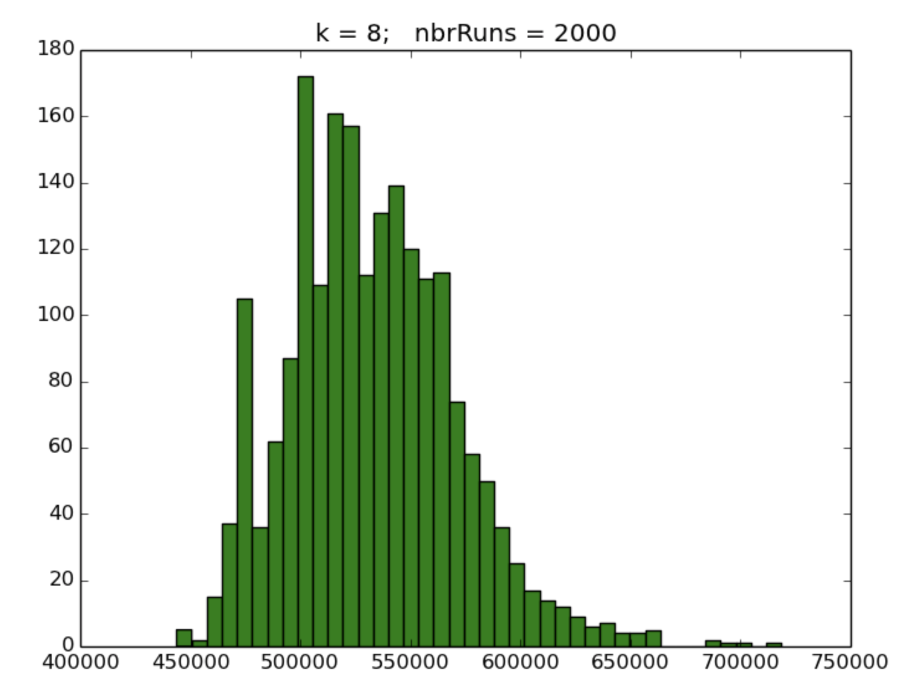
#> input picture CISC 0672/images/hist.att48B.png, 1826 x 1388 px (shown at 1/2 size)
$ jupyter execute --allow-errors Ass3Kmeans2022.ipynb   (shell and % lines are left out)
#> lines starting #> are read from the running program, lines starting #| are printed output that depends on the picture
# Assignment 3: Exploring K-means

Let us suppose we have a set *S* of data points in the plane. We wish to group the points into compact clusters, such that the points in each cluster are close to one another but farther from the points in the other clusters. One common formulation of the clustering problem is as follows: Given set *S* of points and an integer *k*, determine a set of *k* cluster centers in the plane such that the sum of
the squared Euclidean distance of each point from its nearest cluster center is minimized. The resulting set of clusters is called a *partition* of S. These ideas generalize to any dimension but we shall work in the plane.

*K-means* is a common and efficient heuristic for clustering. K-means iteratively computes a set of *k* points (called *centers*) that implicitly represents
a partition. Given any set *Z* of centers, each center *z* in *Z* has a neighborhood defined as the set of data points that are
closer to *z* than to any other center in *Z.* K-means starts with a set *Z* of centers and computes their neighborhoods. In successive iterations, every center is moved to the centroid of its neighborhood and then the neighborhoods are recomputed based on the updated positions of the *k* centers. When neighborhoods are recomputed, data points will shift from one neighborhood to a different neighborhood if they are closer to the latter neighborhood's center. This process of moving centers and recomputing neighborhoods continues iteratively until some convergence criterion is satisfied, typically when two successive iterations produce
no changes to any of the *k* neighborhoods. The collection of neighborhoods that results is taken to be the partition of the data points produced by k-means applied to the initial set of centers. The [wikipedia article](http://en.wikipedia.org/wiki/K-means_clustering) is helpful for learning more.

[cell 1]
import numpy as np
import matplotlib.pyplot as plt
import pandas as pd

import matplotlib.cm as cm
import matplotlib.colors as colors
from IPython.display import Image, display

datadir = 'data/'
imagesdir = 'images/'

def display_images(images, dir=imagesdir):
#> called with dir = 'images/'
    for image in images:
        display(Image(dir + image))

We will run k-means on data files obtained from [TSPLIB](https://www.iwr.uni-heidelberg.de/groups/comopt/software/TSPLIB95/). You can pull files from this site but I'll provide you with some. Here is what the file att48.tsp looks like:

NAME : att48
COMMENT : 48 capitals of the US (Padberg/Rinaldi)
TYPE : TSP
DIMENSION : 48
EDGE_WEIGHT_TYPE : ATT
NODE_COORD_SECTION
1 6734 1453
2 2233 10
3 5530 1424
4 401 841
5 3082 1644
...  *<more lines for further points>*
45 10 2676
46 6807 2993
47 5185 3258
48 3023 1942
EOF

### Exercise 1

The list of points appears after the keyword NODE_COORD_SECTION. Your first task is to write a function that inputs the name of a TSP file and returns a numpy array, of shape (nbrPoints, 2), of its points.

[cell 2]
def loadFromTSP(filename):
    """ Inputs the TSP file named by filename, and returns a (nbrPoints,2)
    numpy array of the data points."""
    pass  # your code goes here
    data = pd.read_csv(filename, sep=" ", skiprows=6, skipfooter=1, header=None, engine="python").iloc[:, 1:]
    return data

data = datadir + 'att48.tsp'

#> (the rest of this cell did not finish here and is left out)

For example:

```python
data = loadFromTSP('data/att48.tsp')
print('Nbr of data points: {}'.format(len(data)))
print('First five data points:\n {}'.format(data[:5]))
```

```
Nbr of data points: 48
First five data points:
 [[ 6734.  1453.]
 [ 2233.    10.]
 [ 5530.  1424.]
 [  401.   841.]
 [ 3082.  1644.]]
 ```

Python's scientific module, SciPy, includes a routine for running k-means. Specifically, it's a method in the clustering and vector quantization module, scipy.cluster.vq.

[cell 3]
import scipy.cluster.vq as vq

K-means is called like this:

```python
centroids, labels = vq.kmeans2(data, k, minit='points')
```

Here *data* is a two-dimensional numpy array with the shape (nbrPoints, 2), and *k* is the number of clusters we seek. The keyword argument *minit* specifies the initialization routine. By giving it the value 'points', we're saying that the initial set of *k* centers should be *k* points of *data*, chosen at random.

The function call returns a tuple ```(centroids, labels)```. Here, ```centroids``` is an array of *k* centroids (centers), one for each of the *k* clusters. ```labels``` is an integer array of length *nbrPoints* which indicates the cluster to which each of the data points belongs: Data points ```i``` belongs to cluster ```labels[i]``` where the labels are integers in the range 0, 1,..., *k*-1.

Here's a simple example of its use.

[cell 4]
aa = np.array([0,0,0,1,1,0,1,1], dtype=np.float32).reshape(4,2)
ab = np.concatenate((aa, aa+10))
ab

[cell 5]
centroids, labels = vq.kmeans2(ab, 2, minit='points')
centroids, labels

The output tuple (centroids,labels) are interpreted together. Here it says that the first four points of the array belong to cluster 0 whose centroid is (0.5, 0.5), and the last four points belong to cluster 1 whose centroid is (10.5, 10.5). This is of course optimal for this simple problem instance but optimality is not guaranteed by k-means in general; k-means is just a heuristic.

Here are the images that result from a run of k-means on att48.tsp, for the values k=3 (i.e., 3 clusters) and k=5.

[cell 6]
display_images(['att48k3.png'])
print()
display_images(['att48k5.png'])

### Exercise 2

Each data point, depicted as a disk, is assigned its own cluster, indicated by color. Also, each cluster's centroid is depicted as a square of the same color. The second part of this assignment is to write a function that takes a data set (i.e., a numpy array of points) and the (centroids,labels) tuple that results from running k-means on this data set, and produces scatterplots like those above above, where each cluster gets a distinct color, and each cluster's centroid is also depicted.

[cell 7]
# [28 lines left out: function scatterplotOfClusters, not called in this run]


#> (the rest of this cell did not finish here and is left out)

centroids = 8
labels = 'points'

scatterplotOfClusters(data, centroids, labels)

For example:

```python
data = loadFromTSP('data/att48.tsp')
centroids, labels = vq.kmeans2(data, 8, minit='points')
scatterplotOfClusters(data, centroids, labels)
```

[cell 8]
display_images(['att48k8.png'])

The larger the value of *k*, the more clusters there are in the partition, and the tighter these clusters are. In effect, with more clusters, the centroids are better representatives of the dataset as a whole. There are a number of ways of capturing the quality of a partition. Here is one way. We define the *average within-cluster sum of squared distances*, to be the average of the sum of squared distances between the cluster's points and its centroid. Let's refer to this as *WCSS(C)* for cluster C. Then, we'll take the partition quality to be the average over the *WCSS(C)* as *C* ranges over the partition's clusters *C*.

We can use the following function to compute the quality of a partition for the dataset *data*, where the partition is represented by the arguments *centroids* and *labels*.

[cell 9]
# [12 lines left out: function avgWithinSS, not called in this run]

When we run *avgWithinSS*, we obtain a partition quality value for *k*=len(centroids). Let's call this value *PQ(k)*. We can use the following function to generate an array of *PQ(k)* values as *k* ranges from 1 through *kmax*, where we choose *kmax* to be some integer no greater than the number of data points.

[cell 10]
def avgWithinSSOverK(data, kmax):
    def f(k):
        return vq.kmeans2(data, k, minit='points')
    return [avgWithinSS(data, *f(k)) for k in range(1, kmax+1)]

Here we plot the partition quality values as *k* ranges from 1 through 24 for att48.tsp. Notice that the quality generally improves as *k* increases, but not always. Note k-means is run once for each value of *k*. Remember, for each value of *k*, k-means runs from a random set of *k* points. Sometimes it will converge to an excellent solution, and other times not so great a solution. On average, partition quality improves with greater *k*, but for particular runs of k-means this may not always be so.
<br/>

[cell 11]
display_images(['attAVS1.png'])

### Exercise 3

The next part of this assignment is to write code to produce the sort of graph we have above. The graph above was produced by calling *plotWithinSS(avgWithinSSOverK(data, 24))* where *data* is the numpy array of data points from att48.tsp.

[cell 12]
# [17 lines left out: function plotWithinSS, not called in this run]


#> (the rest of this cell did not finish here and is left out)

Here is the last part of this assignment. We recognize that the solutions produced by k-means are sensitive to the initial set of centers. Each time we run *vq.kmeans2(data, k, minit='points')* for the same *data* and value of *k*, we may obtain different results. This is because the *k* points used for the initial centers are chosen randomly. Here is the histogram of 2000 runs of k-means on *att48.tsp*, for *k*=8. The x-axis shows the *avgWithinSS*. Each bar corresponds to a bin indicating the number of runs whose *avgWithinSS* falls within the bin.

[cell 13]
from PIL import Image
image = Image.open('images/hist.att48B.png')
#> image is the input picture: PIL image 1826x1388 RGBA; mean R, G, B, A 217.5, 226.8, 214.2, 255
image.resize((800,600))
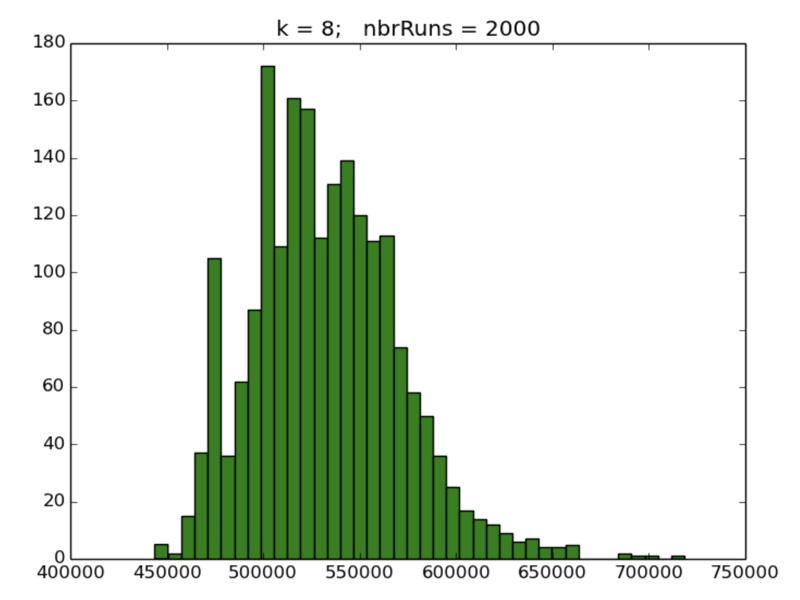
#> Out: PIL image 800x600 RGBA; mean R, G, B, A 217.5, 226.8, 214.2, 255

### Exercise 4

The histogram above was generated with this call:  *plotMultipleRuns(data, 8, 40, 2000, facecolor='green')*.  For this part of the assignment, write this function.

[cell 14]
def plotMultipleRuns(data, k, bins=20, nbrRuns=200, **kwargs):
    """ Create a histogram for data by running vq.kmeans2(data, k, minit='points')
    nbrRuns times for given k. **kwargs gets passed onto the histogram function."""
#> called with data = 'data/att48.tsp', k = 8, bins = 40, nbrRuns = 2000
    pass

    x = []

    for i in range(nbrRuns):
        try:
            centroids, labels = vq.kmeans2(data, k, minit='points')
            x.append(avgWithinSS(data, centroids, labels))
        except:
            pass

    plt.figure(figsize=(12, 8))
#> (this line was passed over: IPython is not available in this run)
    plt.title(f'k = {len(centroids)};  nbrRuns = {nbrRuns}')
    plt.tick_params(axis='x', direction='in', top=True)
    plt.tick_params(axis='y', direction='in', right=True)
    plt.xlim(400000, 750000, 50000)
    plt.ylim(0, 180, 20)
    plt.hist(x, bins, color=kwargs['facecolor'], edgecolor='black')

#> (the rest of this cell did not finish here and is left out)


$ run again, with CISC 0672/images/M005_ass1_f1.png copied over CISC 0672/images/hist.att48B.png
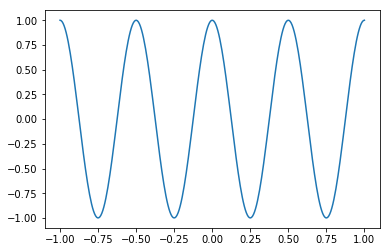
#> input picture CISC 0672/images/M005_ass1_f1.png, 390 x 252 px
#> image is the input picture: PIL image 390x252 RGBA; mean R, G, B, A 242.1, 244.3, 245.8, 193
#> `image.resize((800,600))`:
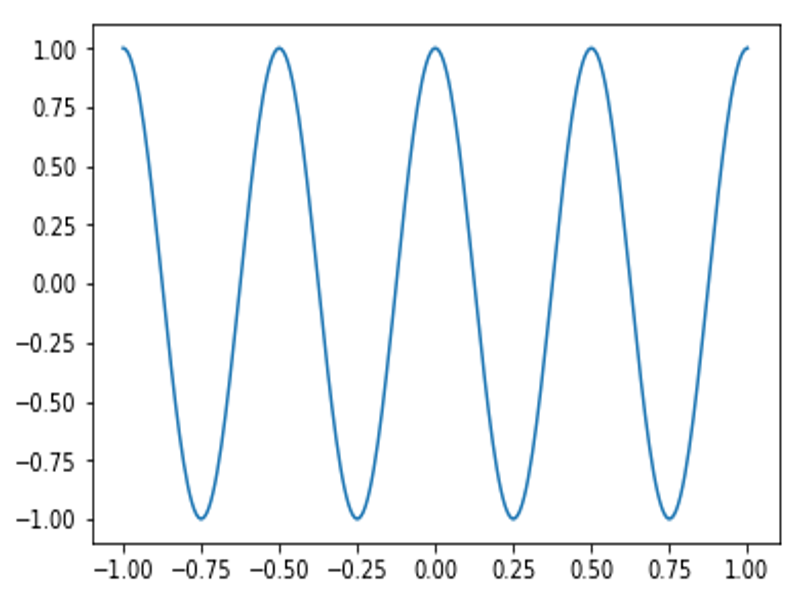
#> Out: PIL image 800x600 RGBA; mean R, G, B, A 182.6, 184.9, 186.5, 193.2; transparent parts drawn white
